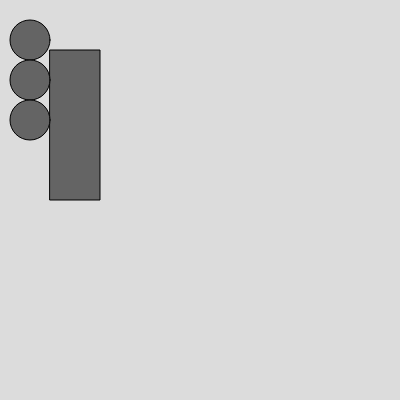
Frame 1 (no input)
Frame 60 (no input): identical to frame 1, image omitted
Frame 120 (the mouse pressed at the canvas centre since frame 60): identical to frame 1, image omitted

The p5.js sketch that drew this single still picture (run headless with seeded random() and noise() and a simulated clock; from frame 60 on, the mouse is pressed at the canvas centre):

// p5.js sketch
// ── sketch.js
function setup() {
  createCanvas(400, 400);

}

function draw() {
  background(220);
  fill(100,100,100);
  rect(50,50,50,150);

  for(let i = 0; i < 3; i++){
    circle(30,40+(i*40),40);
}

}
